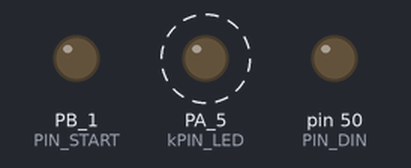
Simulated run of this sketch. Board: TI Tiva C LaunchPad. Parts: output pins drawn as LEDs (lit = HIGH). Dashed ring = blinking. Pins used as bus, display or sensor lines are not drawn; what the sketch prints to the serial monitor is not drawn.

Above: at 1.7 s.
Timing chart, 0 to 5.4 s (numbered marks = the images above):
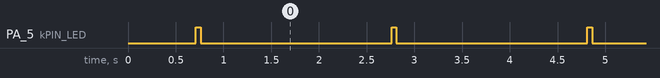

Measured:
- by itself, PA_5 (kPIN_LED): alternates HIGH for 0.05 s and LOW for 2.0 s

The sketch:

ads1298_hello_world.ino
```cpp
// Minimal sketch for connection to ADS129n family. Load this script and open Tools/SerialMonitor.
// You should see text like this
//  Device Type (ID Control Register): 62 Channels: 8
// If you see "Channels: 0" then check your wiring

#include "ads1298.h"
#include "adsCMD.h"
#include <SPI.h>  // include the SPI library:
int gMaxChan = 0; //maximum number of channels supported by ads129n = 4,6,8
int gIDval = 0; //Device ID : lower 5 bits of  ID Control Register

int activeSerialPort = 0; //data will be sent to serial port that last sent commands. E.G. bluetooth or USB port
const int kPIN_LED = 8;//pin with in-built light - typically 13, 11 for Teensy 2.0.

#if defined(__SAM3X8E__)
  #define isDUE
  //#define WiredSerial SerialUSB
  #define WiredSerial Serial
#else
  #define WiredSerial Serial
#endif

void setup(){
  using namespace ADS1298;
  //prepare pins to be outputs or inputs
  pinMode(PIN_SCLK, OUTPUT); //optional - SPI library will do this for us
  pinMode(PIN_DIN, OUTPUT); //optional - SPI library will do this for us
  pinMode(PIN_DOUT, INPUT); //optional - SPI library will do this for us
  pinMode(IPIN_CS, OUTPUT);
  pinMode(PIN_START, OUTPUT);
  pinMode(IPIN_DRDY, INPUT);
  //pinMode(PIN_CLKSEL, OUTPUT);//*optional
  //pinMode(IPIN_RESET, OUTPUT);//*optional
  //pinMode(IPIN_PWDN, OUTPUT);//*optional
  //start Serial Peripheral Interface
  SPI.begin();
  SPI.setBitOrder(MSBFIRST);
  #ifndef isDUE
  SPI.setClockDivider(SPI_CLOCK_DIV4); //http://forum.pjrc.com/threads/1156-Teensy-3-SPI-Basic-Clock-Questions
  #endif
  SPI.setDataMode(SPI_MODE1);
  //Start ADS1298
  delay(500); //wait for the ads129n to be ready - it can take a while to charge caps
  adc_send_command(SDATAC); // Send SDATAC Command (Stop Read Data Continuously mode)
  delay(10);
  // Determine model number and number of channels available
  gIDval = adc_rreg(ID); //lower 5 bits of register 0 reveal chip type.. busca en los registros del chip, el Registro Control ID
  switch (gIDval & B00011111 ) { //least significant bits reports channels.. luego usa sus 5 bits menos significativos para obtener el nº de canales, el resto de bits los omite
          case  B10000: //16
            gMaxChan = 4; //ads1294
            break;
          case B10001: //17
            gMaxChan = 6; //ads1296
            break;
          case B10010: //18 .. los 5 bits menos significativos del registro ID para el chip que tenemos es 10010
            gMaxChan = 8; //ads1298
            break;
          case B11110: //30
            gMaxChan = 8; //ads1299
            break;
          default:
            gMaxChan = 0;
  }
  //start serial port
  WiredSerial.begin(115200); //use native port on Due
  while (WiredSerial.read() >= 0) {} //http://forum.arduino.cc/index.php?topic=134847.0
  //while (!WiredSerial) ; //required by Leonardo http://arduino.cc/en/Serial/IfSerial (ads129n requires 3.3v signals, Leonardo is 5v)
  delay(200);  // Catch Due reset problem
  pinMode(kPIN_LED, OUTPUT);
}

void loop()
{
  WiredSerial.print("Device Type (ID Control Register): "); WiredSerial.print(gIDval); WiredSerial.print(" Channels: "); WiredSerial.println(gMaxChan);
  digitalWrite(kPIN_LED, HIGH);   // turn the LED on (HIGH is the voltage level)
  if (gMaxChan > 0)
    delay(500); //long pause if OK
  else
    delay(50); //rapid blink if error
  digitalWrite(kPIN_LED, LOW);    // turn the LED off by making the voltage LOW
  delay(2000);
}
```

ads1298.h
```cpp
#ifndef ADS1298_H
#define ADS1298_H

#ifdef __cplusplus
namespace ADS1298 {
#endif

	enum spi_command {
		// system commands
		WAKEUP = 0x02,
		STANDBY = 0x04,
		RESET = 0x06,
		START = 0x08,
		STOP = 0x0a,

		// read commands
		RDATAC = 0x10,
		SDATAC = 0x11,
		RDATA = 0x12,

		// register commands
		RREG = 0x20,
		WREG = 0x40
	};

	enum reg {
		// device settings
		ID = 0x00,

		// global settings
		CONFIG1 = 0x01,
		CONFIG2 = 0x02,
		CONFIG3 = 0x03,
		LOFF = 0x04,

		// channel specific settings
		CHnSET = 0x04,
		CH1SET = CHnSET + 1,
		CH2SET = CHnSET + 2,
		CH3SET = CHnSET + 3,
		CH4SET = CHnSET + 4,
		CH5SET = CHnSET + 5,
		CH6SET = CHnSET + 6,
		CH7SET = CHnSET + 7,
		CH8SET = CHnSET + 8,
		RLD_SENSP = 0x0d,
		RLD_SENSN = 0x0e,
		LOFF_SENSP = 0x0f,
		LOFF_SENSN = 0x10,
		LOFF_FLIP = 0x11,

		// lead off status
		LOFF_STATP = 0x12,
		LOFF_STATN = 0x13,

		// other
		GPIO = 0x14,
		PACE = 0x15,
		RESP = 0x16,
		CONFIG4 = 0x17,
		WCT1 = 0x18,
		WCT2 = 0x19
	};

	enum ID_bits {
		DEV_ID7 = 0x80,
		DEV_ID6 = 0x40,
		DEV_ID5 = 0x20,
		DEV_ID2 = 0x04,
		DEV_ID1 = 0x02,
		DEV_ID0 = 0x01,

		ID_const = 0x10,
		ID_ADS129x = DEV_ID7,
		ID_ADS129xR = (DEV_ID7 | DEV_ID6),

		ID_4CHAN = 0,
		ID_6CHAN = DEV_ID0,
		ID_8CHAN = DEV_ID1,

		ID_ADS1294 = (ID_ADS129x | ID_4CHAN),
		ID_ADS1296 = (ID_ADS129x | ID_6CHAN),
		ID_ADS1298 = (ID_ADS129x | ID_8CHAN),
		ID_ADS1294R = (ID_ADS129xR | ID_4CHAN),
		ID_ADS1296R = (ID_ADS129xR | ID_6CHAN),
		ID_ADS1298R = (ID_ADS129xR | ID_8CHAN)
	};

	enum CONFIG1_bits {
		HR = 0x80,
		DAISY_EN = 0x40,
		CLK_EN = 0x20,
		DR2 = 0x04,
		DR1 = 0x02,
		DR0 = 0x01,

		CONFIG1_const = 0x00,
		HIGH_RES_32k_SPS = HR,
		HIGH_RES_16k_SPS = (HR | DR0),
		HIGH_RES_8k_SPS = (HR | DR1),
		HIGH_RES_4k_SPS = (HR | DR1 | DR0),
		HIGH_RES_2k_SPS = (HR | DR2),
		HIGH_RES_1k_SPS = (HR | DR2 | DR0),
		HIGH_RES_500_SPS = (HR | DR2 | DR1),
		LOW_POWR_250_SPS = (DR2 | DR1)
	};

	enum CONFIG2_bits {
		WCT_CHOP = 0x20,
		INT_TEST = 0x10,
		TEST_AMP = 0x04,
		TEST_FREQ1 = 0x02,
		TEST_FREQ0 = 0x01,

		CONFIG2_const = 0x00,
		INT_TEST_4HZ = INT_TEST,
		INT_TEST_8HZ = (INT_TEST | TEST_FREQ0),
		INT_TEST_DC = (INT_TEST | TEST_FREQ1 | TEST_FREQ0)
	};

	enum CONFIG3_bits {
		PD_REFBUF = 0x80,
		VREF_4V = 0x20,
		RLD_MEAS = 0x10,
		RLDREF_INT = 0x08,
		PD_RLD = 0x04,
		RLD_LOFF_SENS = 0x02,
		RLD_STAT = 0x01,

		CONFIG3_const = 0x40
	};

	enum LOFF_bits {
		COMP_TH2 = 0x80,
		COMP_TH1 = 0x40,
		COMP_TH0 = 0x20,
		VLEAD_OFF_EN = 0x10,
		ILEAD_OFF1 = 0x08,
		ILEAD_OFF0 = 0x04,
		FLEAD_OFF1 = 0x02,
		FLEAD_OFF0 = 0x01,

		LOFF_const = 0x00,

		COMP_TH_95 = 0x00,
		COMP_TH_92_5 = COMP_TH0,
		COMP_TH_90 = COMP_TH1,
		COMP_TH_87_5 = (COMP_TH1 | COMP_TH0),
		COMP_TH_85 = COMP_TH2,
		COMP_TH_80 = (COMP_TH2 | COMP_TH0),
		COMP_TH_75 = (COMP_TH2 | COMP_TH1),
		COMP_TH_70 = (COMP_TH2 | COMP_TH1 | COMP_TH0),

		ILEAD_OFF_6nA = 0x00,
		ILEAD_OFF_12nA = ILEAD_OFF0,
		ILEAD_OFF_18nA = ILEAD_OFF1,
		ILEAD_OFF_24nA = (ILEAD_OFF1 | ILEAD_OFF0),

		FLEAD_OFF_AC = FLEAD_OFF0,
		FLEAD_OFF_DC = (FLEAD_OFF1 | FLEAD_OFF0)
	};

	enum CHnSET_bits {
		PDn = 0x80,
		PD_n = 0x80,
		GAINn2 = 0x40,
		GAINn1 = 0x20,
		GAINn0 = 0x10,
		MUXn2 = 0x04,
		MUXn1 = 0x02,
		MUXn0 = 0x01,

		CHnSET_const = 0x00,

		GAIN_1X = GAINn0,
		GAIN_2X = GAINn1,
		GAIN_3X = (GAINn1 | GAINn0),
		GAIN_4X = GAINn2,
		GAIN_6X = 0x00,
		GAIN_8X = (GAINn2 | GAINn0),
		GAIN_12X = (GAINn2 | GAINn1),

		ELECTRODE_INPUT = 0x00,
		SHORTED = MUXn0,
		RLD_INPUT = MUXn1,
		MVDD = (MUXn1 | MUXn0),
		TEMP = MUXn2,
		TEST_SIGNAL = (MUXn2 | MUXn0),
		RLD_DRP = (MUXn2 | MUXn1),
		RLD_DRN = (MUXn2 | MUXn1 | MUXn0)
	};

	enum CH1SET_bits {
		PD_1 = 0x80,
		GAIN12 = 0x40,
		GAIN11 = 0x20,
		GAIN10 = 0x10,
		MUX12 = 0x04,
		MUX11 = 0x02,
		MUX10 = 0x01,

		CH1SET_const = 0x00
	};

	enum CH2SET_bits {
		PD_2 = 0x80,
		GAIN22 = 0x40,
		GAIN21 = 0x20,
		GAIN20 = 0x10,
		MUX22 = 0x04,
		MUX21 = 0x02,
		MUX20 = 0x01,

		CH2SET_const = 0x00
	};

	enum CH3SET_bits {
		PD_3 = 0x80,
		GAIN32 = 0x40,
		GAIN31 = 0x20,
		GAIN30 = 0x10,
		MUX32 = 0x04,
		MUX31 = 0x02,
		MUX30 = 0x01,

		CH3SET_const = 0x00
	};

	enum CH4SET_bits {
		PD_4 = 0x80,
		GAIN42 = 0x40,
		GAIN41 = 0x20,
		GAIN40 = 0x10,
		MUX42 = 0x04,
		MUX41 = 0x02,
		MUX40 = 0x01,

		CH4SET_const = 0x00
	};

	enum CH5SET_bits {
		PD_5 = 0x80,
		GAIN52 = 0x40,
		GAIN51 = 0x20,
		GAIN50 = 0x10,
		MUX52 = 0x04,
		MUX51 = 0x02,
		MUX50 = 0x01,

		CH5SET_const = 0x00
	};

	enum CH6SET_bits {
		PD_6 = 0x80,
		GAIN62 = 0x40,
		GAIN61 = 0x20,
		GAIN60 = 0x10,
		MUX62 = 0x04,
		MUX61 = 0x02,
		MUX60 = 0x01,

		CH6SET_const = 0x00
	};

	enum CH7SET_bits {
		PD_7 = 0x80,
		GAIN72 = 0x40,
		GAIN71 = 0x20,
		GAIN70 = 0x10,
		MUX72 = 0x04,
		MUX71 = 0x02,
		MUX70 = 0x01,

		CH7SET_const = 0x00
	};

	enum CH8SET_bits {
		PD_8 = 0x80,
		GAIN82 = 0x40,
		GAIN81 = 0x20,
		GAIN80 = 0x10,
		MUX82 = 0x04,
		MUX81 = 0x02,
		MUX80 = 0x01,

		CH8SET_const = 0x00
	};

	enum RLD_SENSP_bits {
		RLD8P = 0x80,
		RLD7P = 0x40,
		RLD6P = 0x20,
		RLD5P = 0x10,
		RLD4P = 0x08,
		RLD3P = 0x04,
		RLD2P = 0x02,
		RLD1P = 0x01,

		RLD_SENSP_const = 0x00
	};

	enum RLD_SENSN_bits {
		RLD8N = 0x80,
		RLD7N = 0x40,
		RLD6N = 0x20,
		RLD5N = 0x10,
		RLD4N = 0x08,
		RLD3N = 0x04,
		RLD2N = 0x02,
		RLD1N = 0x01,

		RLD_SENSN_const = 0x00
	};

	enum LOFF_SENSP_bits {
		LOFF8P = 0x80,
		LOFF7P = 0x40,
		LOFF6P = 0x20,
		LOFF5P = 0x10,
		LOFF4P = 0x08,
		LOFF3P = 0x04,
		LOFF2P = 0x02,
		LOFF1P = 0x01,

		LOFF_SENSP_const = 0x00
	};

	enum LOFF_SENSN_bits {
		LOFF8N = 0x80,
		LOFF7N = 0x40,
		LOFF6N = 0x20,
		LOFF5N = 0x10,
		LOFF4N = 0x08,
		LOFF3N = 0x04,
		LOFF2N = 0x02,
		LOFF1N = 0x01,

		LOFF_SENSN_const = 0x00
	};

	enum LOFF_FLIP_bits {
		LOFF_FLIP8 = 0x80,
		LOFF_FLIP7 = 0x40,
		LOFF_FLIP6 = 0x20,
		LOFF_FLIP5 = 0x10,
		LOFF_FLIP4 = 0x08,
		LOFF_FLIP3 = 0x04,
		LOFF_FLIP2 = 0x02,
		LOFF_FLIP1 = 0x01,

		LOFF_FLIP_const = 0x00
	};

	enum LOFF_STATP_bits {
		IN8P_OFF = 0x80,
		IN7P_OFF = 0x40,
		IN6P_OFF = 0x20,
		IN5P_OFF = 0x10,
		IN4P_OFF = 0x08,
		IN3P_OFF = 0x04,
		IN2P_OFF = 0x02,
		IN1P_OFF = 0x01,

		LOFF_STATP_const = 0x00
	};

	enum LOFF_STATN_bits {
		IN8N_OFF = 0x80,
		IN7N_OFF = 0x40,
		IN6N_OFF = 0x20,
		IN5N_OFF = 0x10,
		IN4N_OFF = 0x08,
		IN3N_OFF = 0x04,
		IN2N_OFF = 0x02,
		IN1N_OFF = 0x01,

		LOFF_STATN_const = 0x00
	};

	enum GPIO_bits {
		GPIOD4 = 0x80,
		GPIOD3 = 0x40,
		GPIOD2 = 0x20,
		GPIOD1 = 0x10,
		GPIOC4 = 0x08,
		GPIOC3 = 0x04,
		GPIOC2 = 0x02,
		GPIOC1 = 0x01,

		GPIO_const = 0x00
	};

	enum PACE_bits {
		PACEE1 = 0x10,
		PACEE0 = 0x08,
		PACEO1 = 0x04,
		PACEO0 = 0x02,
		PD_PACE = 0x01,

		PACE_const = 0x00,

		PACEE_CHAN2 = 0x00,
		PACEE_CHAN4 = PACEE0,
		PACEE_CHAN6 = PACEE1,
		PACEE_CHAN8 = (PACEE1 | PACEE0),

		PACEO_CHAN1 = 0x00,
		PACEO_CHAN3 = PACEE0,
		PACEO_CHAN5 = PACEE1,
		PACEO_CHAN7 = (PACEE1 | PACEE0)
	};

	enum RESP_bits {
		RESP_DEMOD_EN1 = 0x80,
		RESP_MOD_EN1 = 0x40,
		RESP_PH2 = 0x10,
		RESP_PH1 = 0x08,
		RESP_PH0 = 0x04,
		RESP_CTRL1 = 0x02,
		RESP_CTRL0 = 0x01,

		RESP_const = 0x20,

		RESP_PH_22_5 = 0x00,
		RESP_PH_45 = RESP_PH0,
		RESP_PH_67_5 = RESP_PH1,
		RESP_PH_90 = (RESP_PH1 | RESP_PH0),
		RESP_PH_112_5 = RESP_PH2,
		RESP_PH_135 = (RESP_PH2 | RESP_PH0),
		RESP_PH_157_5 = (RESP_PH2 | RESP_PH1),

		RESP_NONE = 0x00,
		RESP_EXT = RESP_CTRL0,
		RESP_INT_SIG_INT = RESP_CTRL1,
		RESP_INT_SIG_EXT = (RESP_CTRL1 | RESP_CTRL0)
	    };

	enum CONFIG4_bits {
		RESP_FREQ2 = 0x80,
		RESP_FREQ1 = 0x40,
		RESP_FREQ0 = 0x20,
		SINGLE_SHOT = 0x08,
		WCT_TO_RLD = 0x04,
		PD_LOFF_COMP = 0x02,

		CONFIG4_const = 0x00,

		RESP_FREQ_64k_Hz = 0x00,
		RESP_FREQ_32k_Hz = RESP_FREQ0,
		RESP_FREQ_16k_Hz = RESP_FREQ1,
		RESP_FREQ_8k_Hz = (RESP_FREQ1 | RESP_FREQ0),
		RESP_FREQ_4k_Hz = RESP_FREQ2,
		RESP_FREQ_2k_Hz = (RESP_FREQ2 | RESP_FREQ0),
		RESP_FREQ_1k_Hz = (RESP_FREQ2 | RESP_FREQ1),
		RESP_FREQ_500_Hz = (RESP_FREQ2 | RESP_FREQ1 | RESP_FREQ0)
	};

	enum WCT1_bits {
		aVF_CH6 = 0x80,
		aVL_CH5 = 0x40,
		aVR_CH7 = 0x20,
		avR_CH4 = 0x10,
		PD_WCTA = 0x08,
		WCTA2 = 0x04,
		WCTA1 = 0x02,
		WCTA0 = 0x01,

		WCT1_const = 0x00,

		WCTA_CH1P = 0x00,
		WCTA_CH1N = WCTA0,
		WCTA_CH2P = WCTA1,
		WCTA_CH2N = (WCTA1 | WCTA0),
		WCTA_CH3P = WCTA2,
		WCTA_CH3N = (WCTA2 | WCTA0),
		WCTA_CH4P = (WCTA2 | WCTA1),
		WCTA_CH4N = (WCTA2 | WCTA1 | WCTA0)
	};

	enum WCT2_bits {
		PD_WCTC = 0x80,
		PD_WCTB = 0x40,
		WCTB2 = 0x20,
		WCTB1 = 0x10,
		WCTB0 = 0x08,
		WCTC2 = 0x04,
		WCTC1 = 0x02,
		WCTC0 = 0x01,

		WCT2_const = 0x00,

		WCTB_CH1P = 0x00,
		WCTB_CH1N = WCTB0,
		WCTB_CH2P = WCTB1,
		WCTB_CH2N = (WCTB1 | WCTB0),
		WCTB_CH3P = WCTB2,
		WCTB_CH3N = (WCTB2 | WCTB0),
		WCTB_CH4P = (WCTB2 | WCTB1),
		WCTB_CH4N = (WCTB2 | WCTB1 | WCTB0),

		WCTC_CH1P = 0x00,
		WCTC_CH1N = WCTC0,
		WCTC_CH2P = WCTC1,
		WCTC_CH2N = (WCTC1 | WCTC0),
		WCTC_CH3P = WCTC2,
		WCTC_CH3N = (WCTC2 | WCTC0),
		WCTC_CH4P = (WCTC2 | WCTC1),
		WCTC_CH4N = (WCTC2 | WCTC1 | WCTC0)
	};

#ifdef __cplusplus
}
#endif /* namespace ADS1298 */

#endif				/* ADS1298_H */
```

adsCMD.cpp
```cpp
/* adsCMD.cpp
 * simple library to light an LED for a duration given in milliseconds
 */
#include "Arduino.h"   // use: Wprogram.h for Arduino versions prior to 1.0
#include "adsCMD.h"
#include "ads1298.h"
#include <SPI.h>  // include the SPI library:


void adc_send_command(int cmd)
{
	digitalWrite(IPIN_CS, LOW);
	SPI.transfer(cmd);
	delayMicroseconds(1);
	digitalWrite(IPIN_CS, HIGH);
}

void adc_wreg(int reg, int val)
{
  //see pages 40,43 of datasheet -
	digitalWrite(IPIN_CS, LOW);
	SPI.transfer(ADS1298::WREG | reg);
	SPI.transfer(0);	// number of registers to be read/written – 1
	SPI.transfer(val);
	delayMicroseconds(1);
	digitalWrite(IPIN_CS, HIGH);
}

int adc_rreg(int reg){
  int out = 0;
  digitalWrite(IPIN_CS, LOW);
  SPI.transfer(ADS1298::RREG | reg);
  delayMicroseconds(5);
  SPI.transfer(0);	// number of registers to be read/written – 1
  delayMicroseconds(5);
  out = SPI.transfer(0);
  	delayMicroseconds(1);
  digitalWrite(IPIN_CS, HIGH);
  return(out);
}
```

adsCMD.h
```cpp
/*
 * adsCMD.h
 * Library header file for adsCMD library
 */
#include "Arduino.h"

//For Leonardo SPI see http://openenergymonitor.blogspot.com/2012/06/arduino-leonardo-atmega32u4-and-rfm12b.html
//constants define pins on Arduino

// Teensy 3.1 pinout
//const int IPIN_PWDN = 47; //not required for TI demo kit
//const int PIN_CLKSEL = 49;//6;//*optional
//const int IPIN_RESET  = 48;//*optional

// Para Teensy 3.1:
/*
const int PIN_START = 4; //como START es OUTPUT, debe transmitir comando desde el teensy al ADS..
const int IPIN_DRDY = 5; // como DRDY es INPUT, el teensy debe recibir comando desde el ADS..
const int IPIN_CS = 10;
const int PIN_DOUT = 11;//SPI out
const int PIN_DIN = 12;//SPI in
const int PIN_SCLK = 13;//SPI clock
*/
//Para Arduino Mega:
const int PIN_START = 4; //como START es OUTPUT, debe transmitir comando desde el teensy al ADS..
const int IPIN_DRDY = 5; // como DRDY es INPUT, el teensy debe recibir comando desde el ADS..
const int IPIN_CS = 53;
const int PIN_DOUT = 51;//SPI out
const int PIN_DIN = 50;//SPI in
const int PIN_SCLK = 52;//SPI clock

//function prototypes
void adc_wreg(int reg, int val); //write register
void adc_send_command(int cmd); //send command
int adc_rreg(int reg); //read register
```
